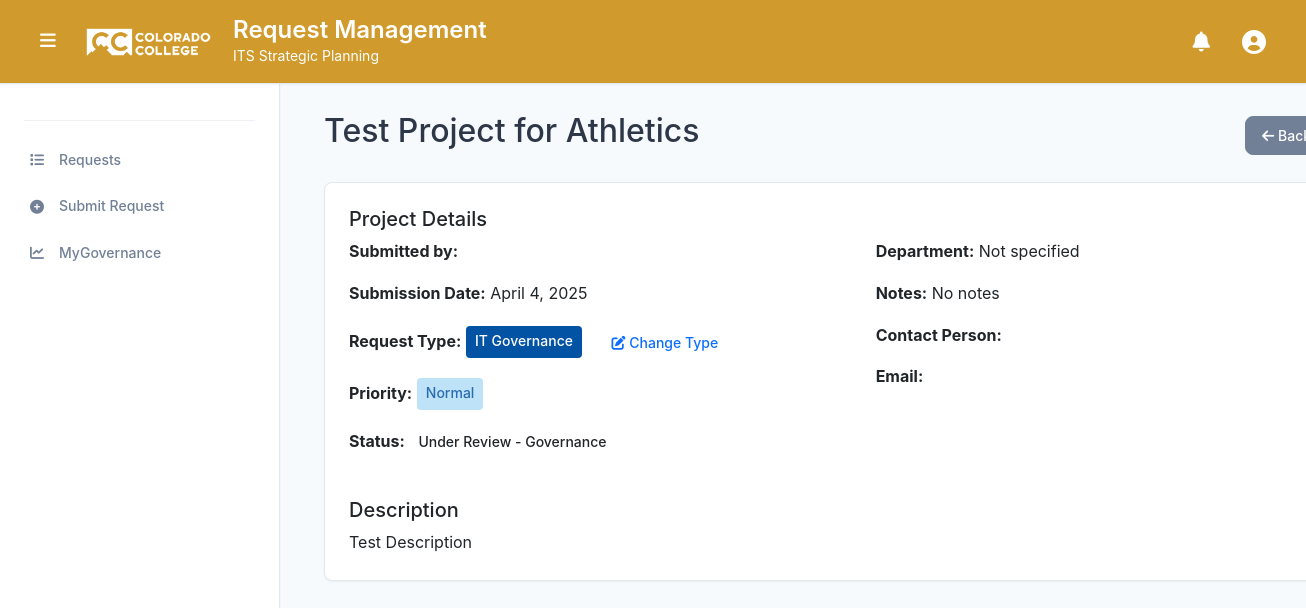
Before: /4/ (signed in) with the older database file.
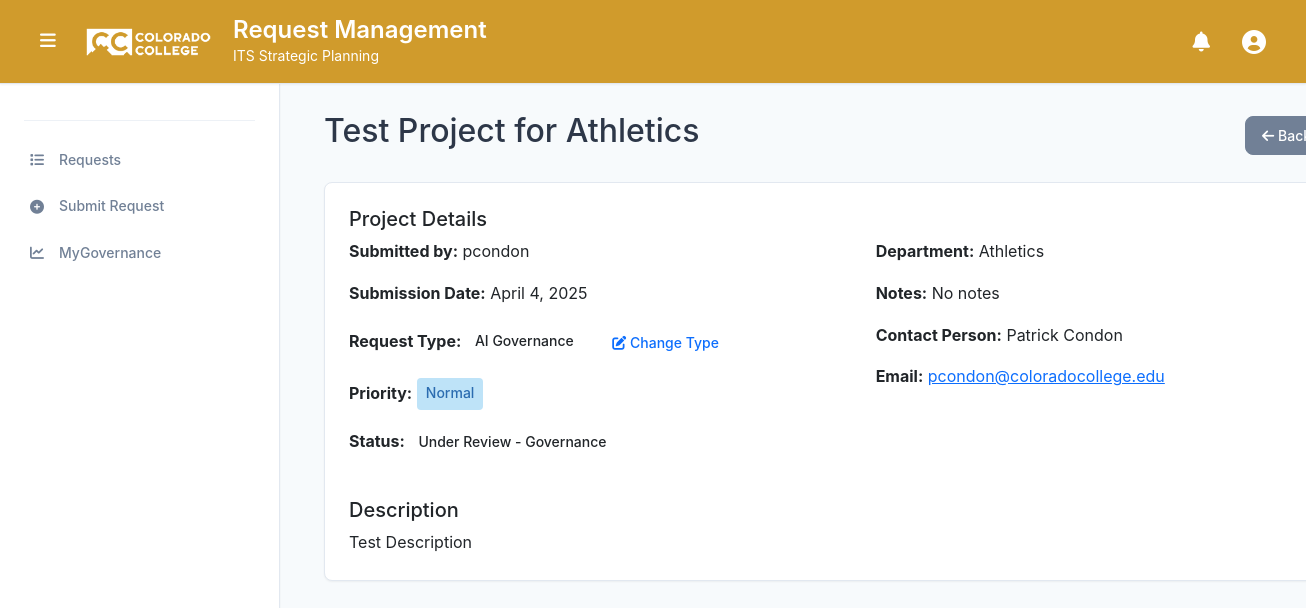
After: the same page with the newer database file.
### projects/models.py (models this page shows, shortened)
class Project(models.Model):
    STATUS_CHOICES = [
        ('pending', 'Pending Review'),
        ('approved', 'Approved'),
        ('rejected', 'Rejected'),
        ('under_review_triage', 'Under Review - Triage'),
        ('under_review_governance', 'Under Review - Governance'),
        ('under_review_final_governance', 'Under Review - Final Governance'),
        ('completed', 'Completed'),
        ('archived', 'Archived'),
        ('on_hold', 'On Hold'),
        ('cancelled', 'Cancelled'),
    ]
    STAGE_CHOICES = [
        ('Pending_Review', 'Pending Review'),
        ('Under_Review_Triage', 'Under Review - Triage'),
        ('Under_Review_governance', 'Under Review - Governance'),
        ('Under_Review_Final_governance', 'Under Review - Final Governance'),
        ('Governance_Closure', 'Governance Closed'),
    ]
    PRIORITY_CHOICES = [
        ('Low', 'Low'),
        ('Normal', 'Normal'),
        ('High', 'High'),
        ('Top', 'Top'),
    ]
    FINAL_PRIORITY_CHOICES = [
        (1, 'Low'),
        (2, 'Medium'),
        (3, 'High'),
    ]
    PROJECT_TYPE_CHOICES = [
        ('not_yet_decided', 'Not Yet Decided'),
        ('process_improvement', 'Process Improvement'),
        ('it_governance', 'IT Governance'),
        ('erp_governance', 'ERP Governance'),
        ('ai_governance', 'AI Governance'),
    ]
    title = models.CharField(max_length=200)
    description = models.TextField()
    project_type = models.CharField(
        max_length=20,
        choices=PROJECT_TYPE_CHOICES,
        default='not_yet_decided',
        verbose_name="Request Type",
        help_text="Type of request submission"
    )
    submitted_by = models.ForeignKey(User, on_delete=models.CASCADE, null=True, blank=True)
    submission_date = models.DateTimeField(default=timezone.now)
    status = models.CharField(max_length=30, choices=STATUS_CHOICES, default='pending')
    stage = models.CharField(max_length=30, choices=STAGE_CHOICES, default='Pending_Review', help_text="Current stage of the project")
    budget = models.DecimalField(max_digits=10, decimal_places=2, null=True, blank=True)
    start_date = models.DateField(null=True, blank=True)
    end_date = models.DateField(null=True, blank=True)
    department = models.CharField(max_length=100, null=True, blank=True)
    contact_person = models.CharField(max_length=100, null=True, blank=True)
    contact_email = models.EmailField(null=True, blank=True)
    contact_phone = models.CharField(max_length=20, null=True, blank=True)
    triage_notes = models.TextField(blank=True, null=True)
    priority = models.CharField(max_length=10, choices=PRIORITY_CHOICES, default='Normal')
    scoring_notes = models.TextField(blank=True, null=True, help_text="Notes related to project scoring or evaluation")
    final_priority = models.IntegerField(null=True, blank=True, help_text="Project ranking (lower number = higher priority)")
    final_score = models.FloatField(null=True, blank=True, help_text="Final score")
    strategic_alignment = models.IntegerField(null=True, blank=True, help_text="Strategic alignment score (1-5)")
    cost_benefit = models.IntegerField(null=True, blank=True, help_text="Cost benefit score (1-5)")
    user_impact = models.IntegerField(null=True, blank=True, help_text="User impact and adoption score (1-5)")
    ease_of_implementation = models.IntegerField(null=True, blank=True, help_text="Ease of implementation score (1-5)")
    vendor_reputation_support = models.IntegerField(null=True, blank=True, help_text="Vendor reputation and support score (1-5)")
    security_compliance = models.IntegerField(null=True, blank=True, help_text="Security and compliance score (1-5)")
    student_centered = models.IntegerField(null=True, blank=True, help_text="Student-centered score (1-5)")
    class Meta:
        ordering = ['-submission_date']
        db_table = 'project_requests'

### projects/views.py (the view)
# urls.py: path('<int:pk>/', views.project_detail, name='project_detail'),
@login_required
def project_detail(request, pk):
    project = get_object_or_404(Project, pk=pk)
    return render(request, 'projects/project_detail.html', {'project': project})

### templates/projects/project_detail.html (shortened to what this page needs)
{% extends 'base_cc.html' %}
{% load static %}
{% block content %}
<div class="container-fluid" style="width: 115%; padding-right: 15px;">
    <div class="d-flex justify-content-between align-items-center mb-4">
        <h2>{{ project.title }}</h2>
        <div>
            <a href="{% url 'projects:project_list' %}" class="btn btn-secondary">
                <i class="fas fa-arrow-left"></i> Back to Projects
            </a>
        </div>
    </div>
    <div class="card mb-4">
        <div class="card-body">
            <h5 class="card-title">Project Details</h5>
            <div class="row">
                <div class="col-md-6">
                    <p><strong>Submitted by:</strong> {{ project.submitted_by.username }}</p>
                    <p><strong>Submission Date:</strong> {{ project.submission_date|date:"F j, Y" }}</p>
                    <p><strong>Request Type:</strong>
                        <span class="type-badge type-{{ project.project_type|lower }}">
                            {{ project.get_project_type_display }}
                        </span>
                        {% if user.is_staff %}
                        <button type="button" class="btn btn-sm btn-outline-primary ms-2" data-bs-toggle="modal" data-bs-target="#changeTypeModal">
                            <i class="fas fa-edit"></i> Change Type
                        </button>
                        {% endif %}
                    </p>
                    <p><strong>Priority:</strong>
                        <span class="priority-badge priority-{{ project.priority|lower }}">
                            {{ project.priority }}
                        </span>
                    </p>
                    <p><strong>Status:</strong>
                        <span class="status-badge status-{{ project.status|lower }}">
                            {{ project.get_status_display }}
                        </span>
                    </p>
                </div>
                <div class="col-md-6">
                    <p><strong>Department:</strong> {{ project.department|default:"Not specified" }}</p>
                    <p><strong>Notes:</strong> {{ project.notes|default:"No notes" }}</p>
                    <p><strong>Contact Person:</strong>
                        {% if project.submitted_by.first_name and project.submitted_by.last_name %}
                            {{ project.submitted_by.get_full_name }}
                        {% else %}
                            {{ project.submitted_by.username }}
                        {% endif %}
                    </p>
                    <p><strong>Email:</strong> <a href="mailto:{{ project.submitted_by.email }}">{{ project.submitted_by.email }}</a></p>
                </div>
            </div>
            <div class="mt-4">
                <h5 class="card-title">Description</h5>
                <p class="card-text">{{ project.description }}</p>
            </div>
        </div>
    </div>
</div>
{% endblock %}

Changed rows visible on the page:
changed Project "Test Project for Athletics": submitted_by.username (not shown) → "pcondon"; project_type "IT Governance" → "AI Governance"; department "Not specified" → "Athletics"; submitted_by.get_full_name (not shown) → "Patrick Condon"; submitted_by_id empty → 1 (drawn); submitted_by.email (not shown) → "pcondon@coloradocollege.edu"
